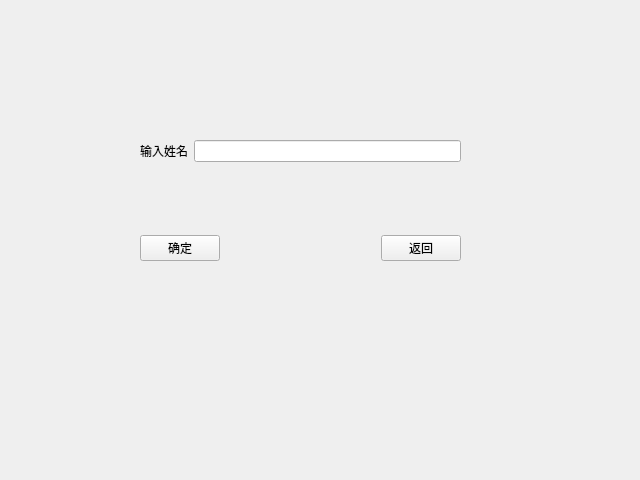
<?xml version="1.0" encoding="UTF-8"?>
<ui version="4.0">
 <class>delpeople</class>
 <widget class="QWidget" name="delpeople">
  <property name="geometry">
   <rect>
    <x>0</x>
    <y>0</y>
    <width>640</width>
    <height>480</height>
   </rect>
  </property>
  <property name="windowTitle">
   <string>Form</string>
  </property>
  <widget class="QWidget" name="layoutWidget">
   <property name="geometry">
    <rect>
     <x>140</x>
     <y>140</y>
     <width>321</width>
     <height>121</height>
    </rect>
   </property>
   <layout class="QVBoxLayout" name="verticalLayout">
    <item>
     <layout class="QHBoxLayout" name="horizontalLayout_2">
      <item>
       <widget class="QLabel" name="label">
        <property name="styleSheet">
         <string notr="true">font: 14pt &quot;微软雅黑&quot;;</string>
        </property>
        <property name="text">
         <string>输入姓名</string>
        </property>
       </widget>
      </item>
      <item>
       <widget class="QLineEdit" name="delname"/>
      </item>
     </layout>
    </item>
    <item>
     <spacer name="verticalSpacer">
      <property name="orientation">
       <enum>Qt::Vertical</enum>
      </property>
      <property name="sizeHint" stdset="0">
       <size>
        <width>20</width>
        <height>40</height>
       </size>
      </property>
     </spacer>
    </item>
    <item>
     <layout class="QHBoxLayout" name="horizontalLayout">
      <item>
       <widget class="QPushButton" name="pushButton">
        <property name="styleSheet">
         <string notr="true">font: 14pt &quot;微软雅黑&quot;;</string>
        </property>
        <property name="text">
         <string>确定</string>
        </property>
       </widget>
      </item>
      <item>
       <spacer name="horizontalSpacer_2">
        <property name="orientation">
         <enum>Qt::Horizontal</enum>
        </property>
        <property name="sizeHint" stdset="0">
         <size>
          <width>40</width>
          <height>20</height>
         </size>
        </property>
       </spacer>
      </item>
      <item>
       <widget class="QPushButton" name="pushButton_2">
        <property name="styleSheet">
         <string notr="true">font: 14pt &quot;微软雅黑&quot;;</string>
        </property>
        <property name="text">
         <string>返回</string>
        </property>
       </widget>
      </item>
     </layout>
    </item>
   </layout>
  </widget>
 </widget>
 <resources/>
 <connections/>
</ui>
